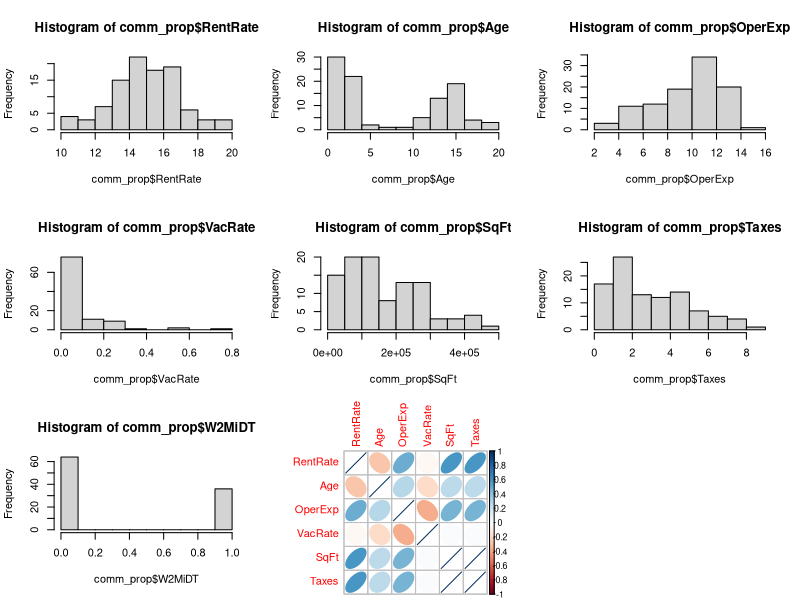
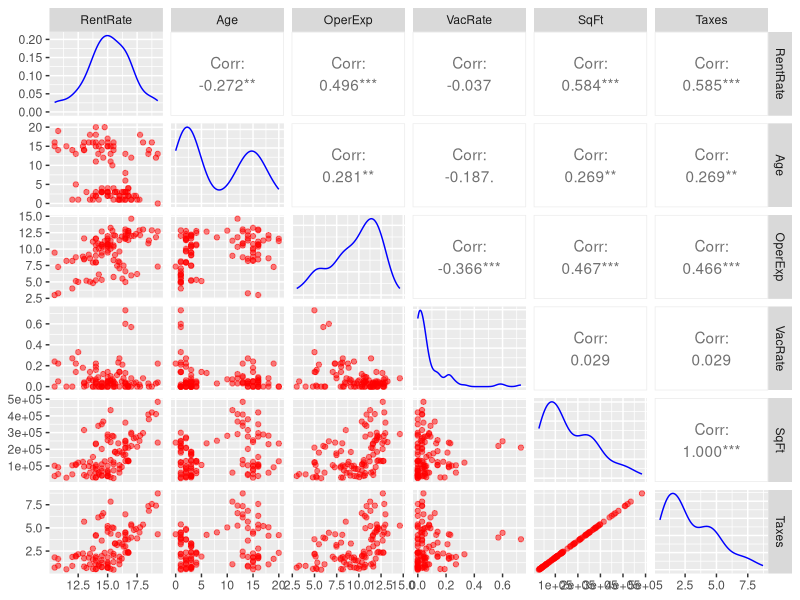

Generate these figures, in order, with R:
## ---- chunk 1
knitr::opts_chunk$set(echo = TRUE)

library(ggplot2)
library(dplyr)
library(Hmisc)
library(scales)
library(stats)
library(car)
library(GGally)
library(corrplot)
## ---- chunk 2
comm_prop <- read.csv("comm_prop.csv", header=TRUE)
attach(comm_prop)
head(comm_prop,5)
## ---- chunk 3
par(mfrow = c(3,3))
hist(comm_prop$RentRate)
hist(comm_prop$Age)
hist(comm_prop$OperExp)
hist(comm_prop$VacRate)
hist(comm_prop$SqFt)
hist(comm_prop$Taxes)
hist(comm_prop$W2MiDT)

## ---- chunk 4
cor(comm_prop[1:6])
## ---- chunk 5
corrplot(cor(comm_prop[,1:6]), method="ellipse")
## ---- chunk 6
 ggpairs(comm_prop[,1:6] , 
        lower = list(continuous = wrap("points", color = "red", alpha = 0.5)), 
        diag = list(continuous = wrap("densityDiag",  color = "blue", alpha = 0.5)))
